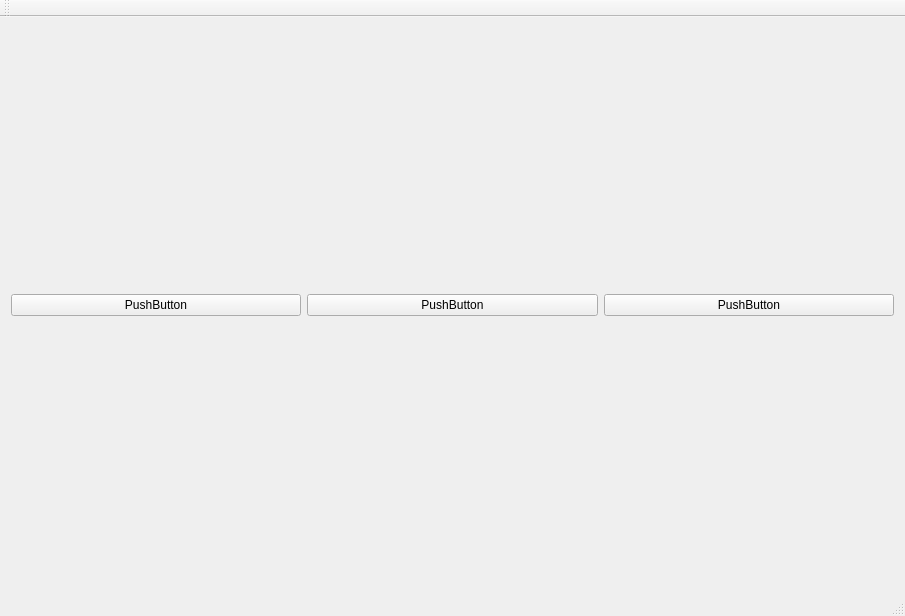
<?xml version="1.0" encoding="UTF-8"?>
<ui version="4.0">
 <class>MainWindow</class>
 <widget class="QMainWindow" name="MainWindow">
  <property name="geometry">
   <rect>
    <x>0</x>
    <y>0</y>
    <width>905</width>
    <height>616</height>
   </rect>
  </property>
  <property name="windowTitle">
   <string>MainWindow</string>
  </property>
  <widget class="QWidget" name="centralWidget">
   <layout class="QGridLayout" name="gridLayout">
    <item row="1" column="0" colspan="3">
     <layout class="QVBoxLayout" name="verticalLayout"/>
    </item>
    <item row="0" column="0">
     <widget class="QPushButton" name="pushButton">
      <property name="text">
       <string>PushButton</string>
      </property>
     </widget>
    </item>
    <item row="0" column="2">
     <widget class="QPushButton" name="pushButton_2">
      <property name="text">
       <string>PushButton</string>
      </property>
     </widget>
    </item>
    <item row="0" column="1">
     <widget class="QPushButton" name="pushButton_3">
      <property name="text">
       <string>PushButton</string>
      </property>
     </widget>
    </item>
   </layout>
  </widget>
  <widget class="QMenuBar" name="menuBar">
   <property name="geometry">
    <rect>
     <x>0</x>
     <y>0</y>
     <width>905</width>
     <height>20</height>
    </rect>
   </property>
  </widget>
  <widget class="QToolBar" name="mainToolBar">
   <attribute name="toolBarArea">
    <enum>TopToolBarArea</enum>
   </attribute>
   <attribute name="toolBarBreak">
    <bool>false</bool>
   </attribute>
  </widget>
  <widget class="QStatusBar" name="statusBar"/>
 </widget>
 <layoutdefault spacing="6" margin="11"/>
 <resources/>
 <connections/>
</ui>
